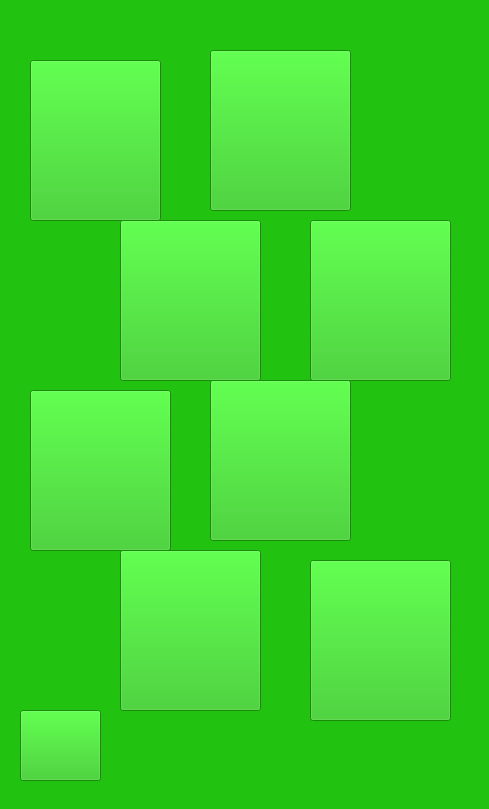
    <widget class="QWidget" name="scanninginventory">
     <property name="styleSheet">
      <string notr="true">background: rgb(33, 194, 16, 1)</string>
     </property>
     <widget class="QPushButton" name="dairyinv_2">
      <property name="geometry">
       <rect>
        <x>120</x>
        <y>220</y>
        <width>141</width>
        <height>161</height>
       </rect>
      </property>
      <property name="autoFillBackground">
       <bool>false</bool>
      </property>
      <property name="styleSheet">
       <string notr="true">border-image: rgba(54, 235, 166, 1)</string>
      </property>
      <property name="text">
       <string/>
      </property>
     </widget>
     <widget class="QLabel" name="label_14">
      <property name="geometry">
       <rect>
        <x>0</x>
        <y>0</y>
        <width>480</width>
        <height>800</height>
       </rect>
      </property>
      <property name="styleSheet">
       <string notr="true">border-image: url(:/images/screen4_inventory_colour.png)</string>
      </property>
      <property name="text">
       <string/>
      </property>
     </widget>
     <widget class="QPushButton" name="fruitinv_2">
      <property name="geometry">
       <rect>
        <x>30</x>
        <y>60</y>
        <width>131</width>
        <height>161</height>
       </rect>
      </property>
      <property name="autoFillBackground">
       <bool>false</bool>
      </property>
      <property name="styleSheet">
       <string notr="true">border-image: rgba(54, 235, 166, 1)</string>
      </property>
      <property name="text">
       <string/>
      </property>
     </widget>
     <widget class="QPushButton" name="vegetablesinv_2">
      <property name="geometry">
       <rect>
        <x>210</x>
        <y>50</y>
        <width>141</width>
        <height>161</height>
       </rect>
      </property>
      <property name="autoFillBackground">
       <bool>false</bool>
      </property>
      <property name="styleSheet">
       <string notr="true">border-image: rgba(54, 235, 166, 1)</string>
      </property>
      <property name="text">
       <string/>
      </property>
     </widget>
     <widget class="QPushButton" name="meatfishinv_2">
      <property name="geometry">
       <rect>
        <x>310</x>
        <y>220</y>
        <width>141</width>
        <height>161</height>
       </rect>
      </property>
      <property name="autoFillBackground">
       <bool>false</bool>
      </property>
      <property name="styleSheet">
       <string notr="true">border-image: rgba(54, 235, 166, 1)</string>
      </property>
      <property name="text">
       <string/>
      </property>
     </widget>
     <widget class="QPushButton" name="spreadsinv_2">
      <property name="geometry">
       <rect>
        <x>30</x>
        <y>390</y>
        <width>141</width>
        <height>161</height>
       </rect>
      </property>
      <property name="autoFillBackground">
       <bool>false</bool>
      </property>
      <property name="styleSheet">
       <string notr="true">border-image: rgba(54, 235, 166, 1)</string>
      </property>
      <property name="text">
       <string/>
      </property>
     </widget>
     <widget class="QPushButton" name="otherinv_2">
      <property name="geometry">
       <rect>
        <x>310</x>
        <y>560</y>
        <width>141</width>
        <height>161</height>
       </rect>
      </property>
      <property name="autoFillBackground">
       <bool>false</bool>
      </property>
      <property name="styleSheet">
       <string notr="true">border-image: rgba(54, 235, 166, 1)</string>
      </property>
      <property name="text">
       <string/>
      </property>
     </widget>
     <widget class="QPushButton" name="sauceinv_2">
      <property name="geometry">
       <rect>
        <x>210</x>
        <y>380</y>
        <width>141</width>
        <height>161</height>
       </rect>
      </property>
      <property name="autoFillBackground">
       <bool>false</bool>
      </property>
      <property name="styleSheet">
       <string notr="true">border-image: rgba(54, 235, 166, 1)</string>
      </property>
      <property name="text">
       <string/>
      </property>
     </widget>
     <widget class="QPushButton" name="drinkinv_2">
      <property name="geometry">
       <rect>
        <x>120</x>
        <y>550</y>
        <width>141</width>
        <height>161</height>
       </rect>
      </property>
      <property name="autoFillBackground">
       <bool>false</bool>
      </property>
      <property name="styleSheet">
       <string notr="true">border-image: rgba(54, 235, 166, 1)</string>
      </property>
      <property name="text">
       <string/>
      </property>
     </widget>
     <widget class="QPushButton" name="terug1_13">
      <property name="geometry">
       <rect>
        <x>20</x>
        <y>710</y>
        <width>81</width>
        <height>71</height>
       </rect>
      </property>
      <property name="autoFillBackground">
       <bool>false</bool>
      </property>
      <property name="styleSheet">
       <string notr="true">border-image: rgba(54, 235, 166, 1)</string>
      </property>
      <property name="text">
       <string/>
      </property>
     </widget>
     <zorder>label_14</zorder>
     <zorder>dairyinv_2</zorder>
     <zorder>fruitinv_2</zorder>
     <zorder>vegetablesinv_2</zorder>
     <zorder>meatfishinv_2</zorder>
     <zorder>spreadsinv_2</zorder>
     <zorder>otherinv_2</zorder>
     <zorder>sauceinv_2</zorder>
     <zorder>drinkinv_2</zorder>
     <zorder>terug1_13</zorder>
    </widget>
